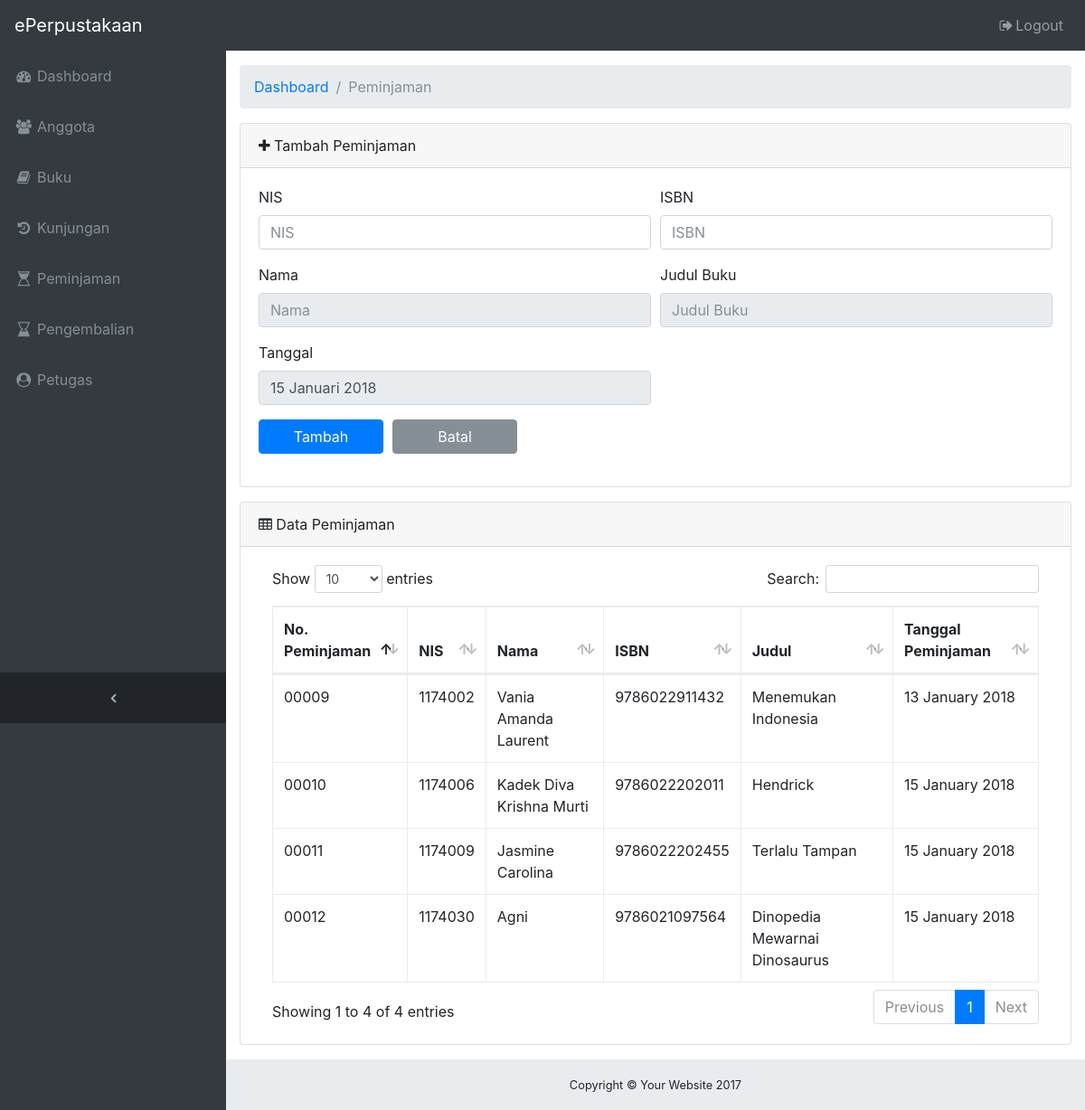
Page /peminjaman.php (signed in) on the committed database.
### tables this page shows
CREATE TABLE `data_peminjaman` (
  `no_peminjaman` int(5) UNSIGNED ZEROFILL NOT NULL,
  `nis` varchar(11) NOT NULL,
  `isbn` varchar(13) NOT NULL,
  `tanggal_peminjaman` date NOT NULL,
  `tanggal_pengembalian` date DEFAULT NULL,
  `status` varchar(20) NOT NULL DEFAULT 'Belum Kembali',
  `keterangan` text
);

CREATE TABLE `anggota` (
  `nis` varchar(11) NOT NULL,
  `nama` varchar(50) NOT NULL,
  `kelas` varchar(10) NOT NULL,
  `jenis_kelamin` varchar(12) NOT NULL
);

CREATE TABLE `buku` (
  `isbn` varchar(13) NOT NULL,
  `judul` varchar(50) NOT NULL,
  `pengarang` varchar(50) NOT NULL,
  `tahun_terbit` varchar(5) NOT NULL,
  `penerbit` varchar(50) NOT NULL,
  `jumlah` int(5) NOT NULL,
  `lokasi` varchar(10) NOT NULL,
  `gambar` longblob,
  `tanggal_masuk` date NOT NULL
);

### config/Database.php (called while the page is built, shortened)
<?php
class Database{
  public $conn;
  public $host = "localhost";
  public $user = "root";
  public $pass = "";
  public $db   = "perpustakaan";
  public function __construct(){
    $this->conn = new mysqli($this->host, $this->user, $this->pass, $this->db);
  }
  public function read($table, $where=null, $join=null){
    $sql = "SELECT * FROM $table";
    if($where != null){
      if($join != null){
        $sql .= " $join WHERE $where";
      }
      else{
        $sql .= " WHERE $where";
      }
    }else{
      $sql .= " $join";
    }
    $query = $this->conn->query($sql);
    return $query->fetch_all(MYSQLI_BOTH);
  }
}
 ?>

### peminjaman.php (the view, shortened to what this page needs)
<?php
include 'header.php';
include 'config/Database.php';
$db = new Database();
$result = $db->read("data_peminjaman", null, "INNER JOIN anggota ON data_peminjaman.nis = anggota.nis  INNER JOIN buku ON data_peminjaman.isbn = buku.isbn");
  ?>
<div class="card mb-3">
  <div class="card-header">
    <i class="fa fa-plus"></i> Tambah Peminjaman</div>
    <div class="card-body">
      <form action="proses.php" method="post" enctype="multipart/form-data" id="needs-validation" novalidate>
        <div class="form-group">
          <div class="form-row">
            <div class="col-md-6">
              <label for="">NIS</label>
              <input class="form-control" type="text" name="nis" value="" placeholder="NIS" required id="nisp">
            </div>
            <div class="col-md-6">
              <label for="">ISBN</label>
              <input class="form-control" type="text" name="isbn" value="" placeholder="ISBN" required id="isbnp">
            </div>
          </div>
        </div>
        <div class="form-group">
          <div class="form-row">
            <div class="col-md-6">
              <label for="">Nama</label>
              <input class="form-control" type="text" placeholder="Nama" readonly id="namap" required>
            </div>
            <div class="col-md-6">
              <label for="">Judul Buku</label>
              <input class="form-control" type="text" placeholder="Judul Buku" readonly id="judulp" required>
            </div>
          </div>
        </div>
        <div class="form-group">
          <div class="form-row">
            <div class="col-md-6">
              <label>Tanggal</label>
              <input type="text" class="form-control" id="date" readonly>
            </div>
          </div>
        </div>
        <div class="form-group">
          <div class="form-row">
            <div class="col-md-2">
              <input class="btn btn-primary btn-block" type="submit" name="tambah_peminjaman" value="Tambah">
            </div>
            <div class="col-md-2">
              <input class="btn btn-secondary btn-block" type="reset" name="batal" value="Batal">
            </div>
            <div class="col-md-8">
            </div>
          </div>
        </div>
      </form>
    </div>
  </div>
  <div class="card mb-3">
    <div class="card-header">
      <i class="fa fa-table"></i> Data Peminjaman</div>
      <div class="card-body">
        <div class="table-responsive">
          <table class="table table-bordered" id="dataTable" width="100%" cellspacing="0">
            <thead>
              <tr>
                <th>No. Peminjaman</th>
                <th>NIS</th>
                <th>Nama</th>
                <th>ISBN</th>
                <th>Judul</th>
                <th>Tanggal Peminjaman</th>
              </tr>
            </thead>
            <tbody>
              <?php
              foreach($result as $data){
                ?>
                <tr>
                  <td><?php echo $data['no_peminjaman']; ?></td>
                  <td><?php echo $data['nis']; ?></td>
                  <td><?php echo $data['nama']; ?></td>
                  <td><?php echo $data['isbn']; ?></td>
                  <td><?php echo $data['judul']; ?></td>
                  <td><?php $newDate = date("d F Y", strtotime($data['tanggal_peminjaman'])); echo $newDate; ?></td>
                </tr>
                <?php
              }
              ?>
            </tbody>
          </table>
        </div>
      </div>
    </div>
    <?php
    include 'footer.php';
    ?>

### assets/css/sb-admin.css (style rules this page uses)
html { position: relative; min-height: 100%; }
body { overflow-x: hidden; }
body.sticky-footer { margin-bottom: 56px; }
body.fixed-nav { padding-top: 56px; }

### rows in the picture
data_peminjaman: no_peminjaman "00009", anggota.nis "1174002", anggota.nama "Vania Amanda Laurent", buku.isbn "9786022911432", buku.judul "Menemukan Indonesia", tanggal_peminjaman "13 January 2018"
data_peminjaman: no_peminjaman "00010", anggota.nis "1174006", anggota.nama "Kadek Diva Krishna Murti", buku.isbn "9786022202011", buku.judul "Hendrick", tanggal_peminjaman "15 January 2018"
data_peminjaman: no_peminjaman "00011", anggota.nis "1174009", anggota.nama "Jasmine Carolina", buku.isbn "9786022202455", buku.judul "Terlalu Tampan", tanggal_peminjaman "15 January 2018"
data_peminjaman: no_peminjaman "00012", anggota.nis "1174030", anggota.nama "Agni", buku.isbn "9786021097564", buku.judul "Dinopedia Mewarnai Dinosaurus", tanggal_peminjaman "15 January 2018"

### other values in the picture
$title "Peminjaman"
